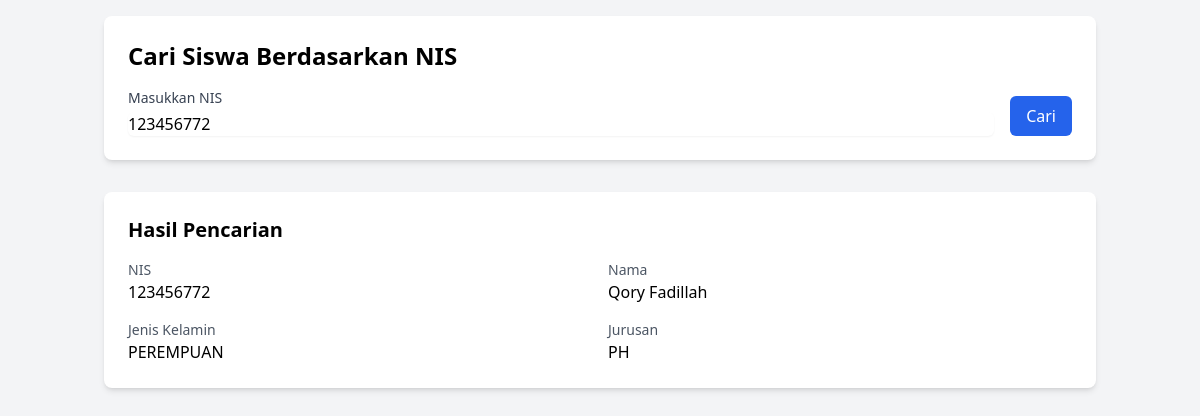
Page /carisiswa.php?nis=123456772 on the committed database.
### tables this page shows
CREATE TABLE `siswa` (
  `NIS` char(9) NOT NULL,
  `Nama` varchar(30) NOT NULL,
  `Jkel` enum('LAKI','PEREMPUAN') NOT NULL,
  `Jurusan` enum('RPL','TBS','TBG','PH','UPW') NOT NULL
);

### crudsiswa.php (called while the page is built, shortened)
<?php
function bacaSiswa($sql){
    $data = array();
    $koneksi = koneksiAkademi();
    $hasil = mysqli_query($koneksi, $sql);
    $i = 0;
    while ($baris = mysqli_fetch_assoc($hasil)) {
        $data[$i]['NIS']=$baris['NIS'];
        $data[$i]['Nama']=$baris['Nama'];
        $data[$i]['Jkel']=$baris['Jkel'];
        $data[$i]['Jurusan']=$baris['Jurusan'];
        $i++;
    }
    return $data;
}
function cariSiswa($cari){
    $sql = "SELECT * FROM siswa WHERE NIS = '$cari'";
    return bacaSiswa($sql);
}

### carisiswa.php (the view, shortened to what this page needs)
<?php
include 'crudSiswa.php';
$nis = isset($_GET['nis']) ? $_GET['nis'] : null;
$siswa = null;
if ($nis) {
    $siswa = cariSiswa($nis);
    $siswa = $siswa ? $siswa[0] : null;
}
?>
<!DOCTYPE html>
<html lang="id">
<head>
    <script src="https://cdn.tailwindcss.com"></script>
</head>
<body class="bg-gray-100">
    <div class="container mx-auto p-4">
        <div class="bg-white rounded-lg shadow-md p-6 mb-8">
            <h1 class="text-2xl font-bold mb-4">Cari Siswa Berdasarkan NIS</h1>
            <form method="GET" action="" class="flex items-end gap-4">
                <div class="flex-1">
                    <label class="block text-sm font-medium text-gray-700 mb-1">Masukkan NIS</label>
                    <input type="text" name="nis" value="<?= $nis ?>" required
                        class="mt-1 block w-full rounded-md border-gray-300 shadow-sm focus:border-blue-500 focus:ring-blue-500"
                        placeholder="Contoh: 123456789">
                </div>
                <button type="submit"
                    class="bg-blue-600 text-white px-4 py-2 rounded-md hover:bg-blue-700 transition-colors">
                    Cari
                </button>
            </form>
        </div>
        <?php if ($nis): ?>
            <div class="bg-white rounded-lg shadow-md p-6">
                <?php if ($siswa): ?>
                    <h2 class="text-xl font-semibold mb-4">Hasil Pencarian</h2>
                    <div class="grid grid-cols-1 md:grid-cols-2 gap-4">
                        <div>
                            <p class="text-sm text-gray-600">NIS</p>
                            <p class="font-medium"><?= $siswa['NIS'] ?></p>
                        </div>
                        <div>
                            <p class="text-sm text-gray-600">Nama</p>
                            <p class="font-medium"><?= $siswa['Nama'] ?></p>
                        </div>
                        <div>
                            <p class="text-sm text-gray-600">Jenis Kelamin</p>
                            <p class="font-medium"><?= $siswa['Jkel'] ?></p>
                        </div>
                        <div>
                            <p class="text-sm text-gray-600">Jurusan</p>
                            <p class="font-medium"><?= $siswa['Jurusan'] ?></p>
                        </div>
                    </div>
                <?php else: ?>
                    <p class="text-gray-600">Siswa dengan NIS <?= $nis ?> tidak ditemukan</p>
                <?php endif; ?>
            </div>
        <?php endif; ?>
    </div>
</body>
</html>

### rows in the picture
siswa: NIS "123456772", Nama "Qory Fadillah", Jkel "PEREMPUAN", Jurusan "PH"
